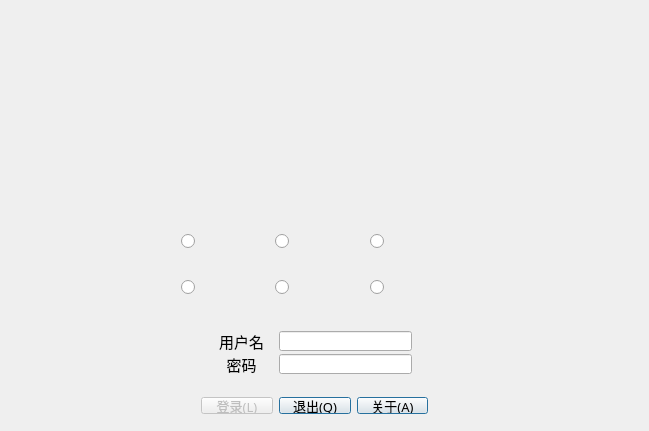
<?xml version="1.0" encoding="UTF-8"?>
<ui version="4.0">
  <class>Login</class>
  <widget class="QWidget" name="Login">
    <property name="windowModality">
      <enum>Qt::NonModal</enum>
    </property>
    <property name="geometry">
      <rect>
        <x>0</x>
        <y>0</y>
        <width>649</width>
        <height>431</height>
      </rect>
    </property>
    <property name="minimumSize">
      <size>
        <width>449</width>
        <height>271</height>
      </size>
    </property>
    <property name="windowTitle">
      <string>铁路隧道建筑限界测量系统</string>
    </property>
    <property name="windowIcon">
      <iconset resource="../../resource/icons.qrc">
        <normaloff>:/image/icon.png</normaloff>:/image/icon.png
      </iconset>
    </property>
    <widget class="QWidget" name="widget" native="true">
      <property name="geometry">
        <rect>
          <x>-10</x>
          <y>0</y>
          <width>661</width>
          <height>431</height>
        </rect>
      </property>
      <property name="minimumSize">
        <size>
          <width>451</width>
          <height>271</height>
        </size>
      </property>
      <property name="styleSheet">
        <string notr="true">border-image: url(:/image/background.png);</string>
      </property>
    </widget>
    <widget class="QWidget" name="layoutWidget">
      <property name="geometry">
        <rect>
          <x>190</x>
          <y>320</y>
          <width>249</width>
          <height>105</height>
        </rect>
      </property>
      <layout class="QGridLayout" name="gridLayout">
        <item row="0" column="0">
          <widget class="QLabel" name="name">
            <property name="minimumSize">
              <size>
                <width>81</width>
                <height>20</height>
              </size>
            </property>
            <property name="maximumSize">
              <size>
                <width>81</width>
                <height>20</height>
              </size>
            </property>
            <property name="font">
              <font>
                <family>微软雅黑</family>
                <pointsize>11</pointsize>
                <weight>50</weight>
                <bold>false</bold>
              </font>
            </property>
            <property name="styleSheet">
              <string notr="true"/>
            </property>
            <property name="text">
              <string>用户名</string>
            </property>
            <property name="alignment">
              <set>Qt::AlignCenter</set>
            </property>
          </widget>
        </item>
        <item row="0" column="1" colspan="2">
          <widget class="QLineEdit" name="nameedit">
            <property name="minimumSize">
              <size>
                <width>133</width>
                <height>20</height>
              </size>
            </property>
            <property name="maximumSize">
              <size>
                <width>133</width>
                <height>20</height>
              </size>
            </property>
            <property name="font">
              <font>
                <family>微软雅黑</family>
                <pointsize>10</pointsize>
              </font>
            </property>
          </widget>
        </item>
        <item row="1" column="0">
          <widget class="QLabel" name="password">
            <property name="minimumSize">
              <size>
                <width>81</width>
                <height>20</height>
              </size>
            </property>
            <property name="maximumSize">
              <size>
                <width>81</width>
                <height>20</height>
              </size>
            </property>
            <property name="font">
              <font>
                <family>微软雅黑</family>
                <pointsize>11</pointsize>
                <weight>50</weight>
                <bold>false</bold>
              </font>
            </property>
            <property name="styleSheet">
              <string notr="true"/>
            </property>
            <property name="text">
              <string>密码</string>
            </property>
            <property name="alignment">
              <set>Qt::AlignCenter</set>
            </property>
          </widget>
        </item>
        <item row="1" column="1" colspan="2">
          <widget class="QLineEdit" name="passwordedit">
            <property name="minimumSize">
              <size>
                <width>133</width>
                <height>20</height>
              </size>
            </property>
            <property name="maximumSize">
              <size>
                <width>133</width>
                <height>20</height>
              </size>
            </property>
            <property name="font">
              <font>
                <family>微软雅黑</family>
                <pointsize>10</pointsize>
              </font>
            </property>
            <property name="echoMode">
              <enum>QLineEdit::Password</enum>
            </property>
          </widget>
        </item>
        <item row="2" column="0" colspan="3">
          <widget class="QLabel" name="label">
            <property name="layoutDirection">
              <enum>Qt::LeftToRight</enum>
            </property>
            <property name="text">
              <string/>
            </property>
            <property name="alignment">
              <set>Qt::AlignCenter</set>
            </property>
          </widget>
        </item>
        <item row="3" column="0">
          <widget class="QPushButton" name="loginButton">
            <property name="enabled">
              <bool>false</bool>
            </property>
            <property name="font">
              <font>
                <family>微软雅黑</family>
                <pointsize>10</pointsize>
                <weight>50</weight>
                <bold>false</bold>
              </font>
            </property>
            <property name="text">
              <string>登录(&amp;L)</string>
            </property>
            <property name="icon">
              <iconset resource="../../resource/icons.qrc">
                <normaloff>:/image/user.png</normaloff>:/image/user.png
              </iconset>
            </property>
            <property name="default">
              <bool>true</bool>
            </property>
          </widget>
        </item>
        <item row="3" column="1">
          <widget class="QPushButton" name="exitButton">
            <property name="font">
              <font>
                <family>微软雅黑</family>
                <pointsize>10</pointsize>
                <weight>50</weight>
                <bold>false</bold>
              </font>
            </property>
            <property name="text">
              <string>退出(&amp;Q)</string>
            </property>
            <property name="icon">
              <iconset resource="../../resource/icons.qrc">
                <normaloff>:/image/cross.png</normaloff>:/image/cross.png
              </iconset>
            </property>
            <property name="default">
              <bool>true</bool>
            </property>
          </widget>
        </item>
        <item row="3" column="2">
          <widget class="QPushButton" name="helpButton">
            <property name="font">
              <font>
                <family>微软雅黑</family>
                <pointsize>10</pointsize>
                <weight>50</weight>
                <bold>false</bold>
              </font>
            </property>
            <property name="text">
              <string>关于(&amp;A)</string>
            </property>
            <property name="icon">
              <iconset resource="../../resource/icons.qrc">
                <normaloff>:/image/alert.png</normaloff>:/image/alert.png
              </iconset>
            </property>
            <property name="default">
              <bool>true</bool>
            </property>
          </widget>
        </item>
      </layout>
    </widget>
    <widget class="QWidget" name="">
      <property name="geometry">
        <rect>
          <x>170</x>
          <y>210</y>
          <width>291</width>
          <height>108</height>
        </rect>
      </property>
      <layout class="QGridLayout" name="gridLayout_2">
        <item row="1" column="1">
          <spacer name="horizontalSpacer_3">
            <property name="orientation">
              <enum>Qt::Horizontal</enum>
            </property>
            <property name="sizeHint" stdset="0">
              <size>
                <width>40</width>
                <height>20</height>
              </size>
            </property>
          </spacer>
        </item>
        <item row="0" column="1">
          <spacer name="horizontalSpacer">
            <property name="orientation">
              <enum>Qt::Horizontal</enum>
            </property>
            <property name="sizeHint" stdset="0">
              <size>
                <width>40</width>
                <height>20</height>
              </size>
            </property>
          </spacer>
        </item>
        <item row="0" column="2">
          <widget class="QRadioButton" name="userButton_2">
            <property name="minimumSize">
              <size>
                <width>80</width>
                <height>40</height>
              </size>
            </property>
            <property name="maximumSize">
              <size>
                <width>80</width>
                <height>40</height>
              </size>
            </property>
            <property name="text">
              <string/>
            </property>
            <property name="iconSize">
              <size>
                <width>40</width>
                <height>40</height>
              </size>
            </property>
          </widget>
        </item>
        <item row="0" column="3">
          <spacer name="horizontalSpacer_2">
            <property name="orientation">
              <enum>Qt::Horizontal</enum>
            </property>
            <property name="sizeHint" stdset="0">
              <size>
                <width>40</width>
                <height>20</height>
              </size>
            </property>
          </spacer>
        </item>
        <item row="1" column="0">
          <widget class="QRadioButton" name="userButton_4">
            <property name="minimumSize">
              <size>
                <width>80</width>
                <height>40</height>
              </size>
            </property>
            <property name="maximumSize">
              <size>
                <width>80</width>
                <height>40</height>
              </size>
            </property>
            <property name="text">
              <string/>
            </property>
            <property name="iconSize">
              <size>
                <width>40</width>
                <height>40</height>
              </size>
            </property>
          </widget>
        </item>
        <item row="1" column="3">
          <spacer name="horizontalSpacer_4">
            <property name="orientation">
              <enum>Qt::Horizontal</enum>
            </property>
            <property name="sizeHint" stdset="0">
              <size>
                <width>40</width>
                <height>20</height>
              </size>
            </property>
          </spacer>
        </item>
        <item row="0" column="0">
          <widget class="QRadioButton" name="userButton_1">
            <property name="minimumSize">
              <size>
                <width>80</width>
                <height>40</height>
              </size>
            </property>
            <property name="maximumSize">
              <size>
                <width>80</width>
                <height>40</height>
              </size>
            </property>
            <property name="text">
              <string/>
            </property>
            <property name="iconSize">
              <size>
                <width>40</width>
                <height>40</height>
              </size>
            </property>
          </widget>
        </item>
        <item row="1" column="2">
          <widget class="QRadioButton" name="userButton_5">
            <property name="minimumSize">
              <size>
                <width>80</width>
                <height>40</height>
              </size>
            </property>
            <property name="maximumSize">
              <size>
                <width>80</width>
                <height>40</height>
              </size>
            </property>
            <property name="text">
              <string/>
            </property>
            <property name="iconSize">
              <size>
                <width>40</width>
                <height>40</height>
              </size>
            </property>
          </widget>
        </item>
        <item row="1" column="4">
          <widget class="QRadioButton" name="userButton_0">
            <property name="minimumSize">
              <size>
                <width>80</width>
                <height>40</height>
              </size>
            </property>
            <property name="maximumSize">
              <size>
                <width>80</width>
                <height>40</height>
              </size>
            </property>
            <property name="text">
              <string/>
            </property>
            <property name="iconSize">
              <size>
                <width>40</width>
                <height>40</height>
              </size>
            </property>
          </widget>
        </item>
        <item row="0" column="4">
          <widget class="QRadioButton" name="userButton_3">
            <property name="minimumSize">
              <size>
                <width>80</width>
                <height>40</height>
              </size>
            </property>
            <property name="maximumSize">
              <size>
                <width>80</width>
                <height>40</height>
              </size>
            </property>
            <property name="text">
              <string/>
            </property>
            <property name="iconSize">
              <size>
                <width>40</width>
                <height>40</height>
              </size>
            </property>
          </widget>
        </item>
      </layout>
    </widget>
  </widget>
  <layoutdefault spacing="6" margin="11"/>
  <tabstops>
    <tabstop>nameedit</tabstop>
    <tabstop>passwordedit</tabstop>
    <tabstop>loginButton</tabstop>
    <tabstop>helpButton</tabstop>
    <tabstop>exitButton</tabstop>
  </tabstops>
  <resources>
    <include location="../../resource/icons.qrc"/>
  </resources>
  <connections>
    <connection>
      <sender>exitButton</sender>
      <signal>clicked()</signal>
      <receiver>Login</receiver>
      <slot>close()</slot>
      <hints>
        <hint type="sourcelabel">
          <x>241</x>
          <y>232</y>
        </hint>
        <hint type="destinationlabel">
          <x>121</x>
          <y>201</y>
        </hint>
      </hints>
    </connection>
  </connections>
</ui>
